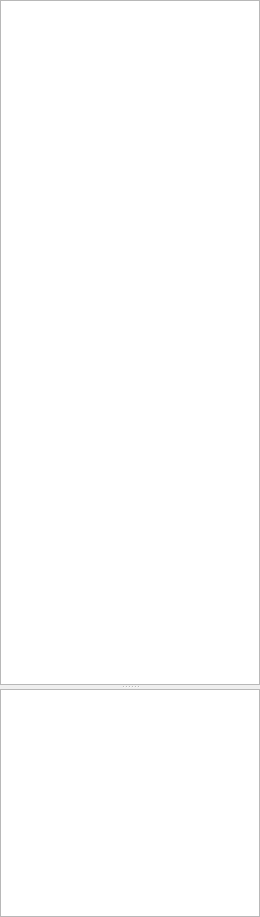
<?xml version="1.0" encoding="UTF-8"?>
<ui version="4.0">
 <class>ccs::main::ProjectTreeDockWidget</class>
 <widget class="QDockWidget" name="ccs::main::ProjectTreeDockWidget">
  <property name="geometry">
   <rect>
    <x>0</x>
    <y>0</y>
    <width>260</width>
    <height>917</height>
   </rect>
  </property>
  <widget class="QSplitter" name="dockWidgetContents">
   <property name="orientation">
    <enum>Qt::Vertical</enum>
   </property>
   <property name="childrenCollapsible">
    <bool>false</bool>
   </property>
   <widget class="QTreeWidget" name="contentsTreeWidget">
    <property name="sizePolicy">
     <sizepolicy hsizetype="Expanding" vsizetype="Expanding">
      <horstretch>0</horstretch>
      <verstretch>3</verstretch>
     </sizepolicy>
    </property>
    <property name="selectionMode">
     <enum>QAbstractItemView::ExtendedSelection</enum>
    </property>
    <property name="expandsOnDoubleClick">
     <bool>false</bool>
    </property>
    <attribute name="headerVisible">
     <bool>false</bool>
    </attribute>
    <column>
     <property name="text">
      <string/>
     </property>
    </column>
   </widget>
   <widget class="QTreeWidget" name="sensorTreeWidget">
    <property name="sizePolicy">
     <sizepolicy hsizetype="Expanding" vsizetype="Expanding">
      <horstretch>0</horstretch>
      <verstretch>1</verstretch>
     </sizepolicy>
    </property>
    <property name="expandsOnDoubleClick">
     <bool>false</bool>
    </property>
    <attribute name="headerVisible">
     <bool>false</bool>
    </attribute>
    <column>
     <property name="text">
      <string/>
     </property>
    </column>
   </widget>
  </widget>
 </widget>
 <resources/>
 <connections/>
</ui>
